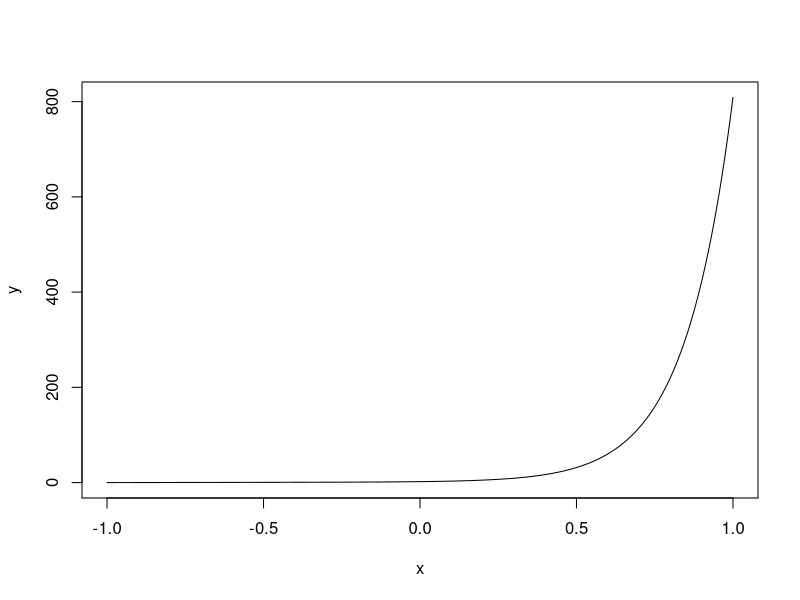
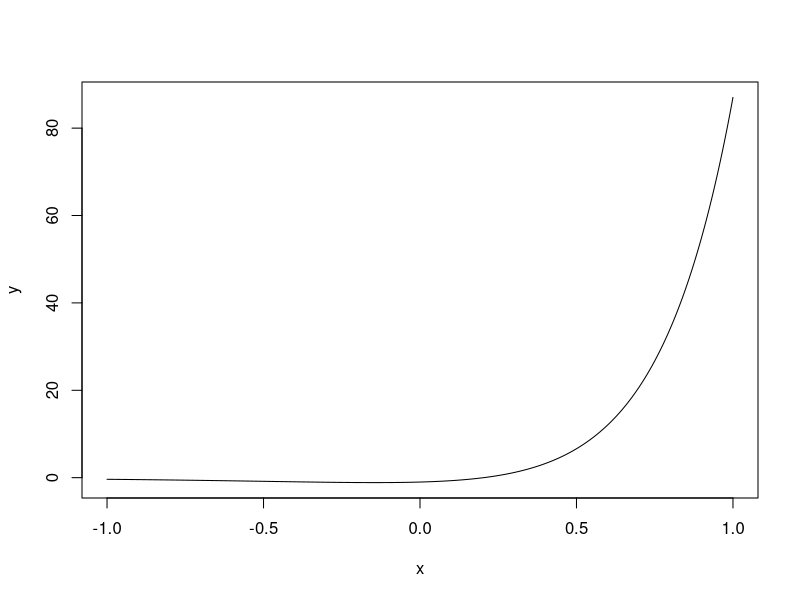
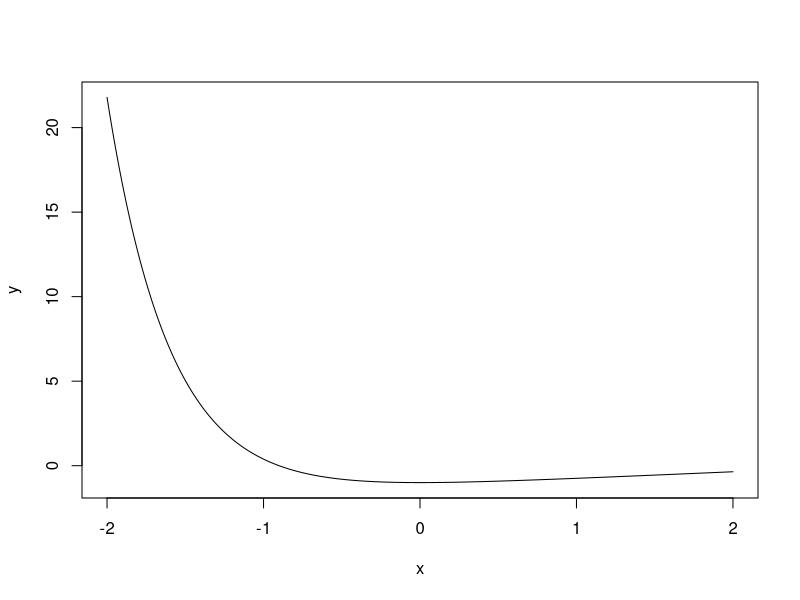
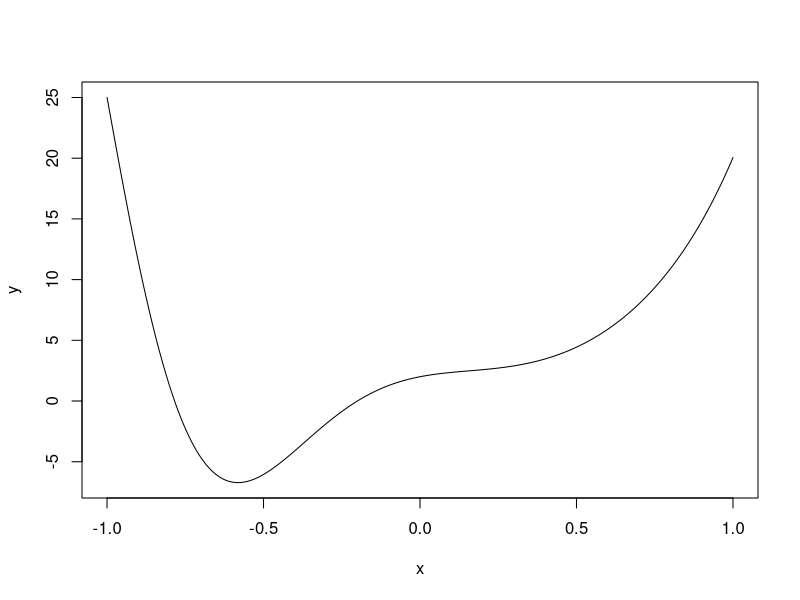
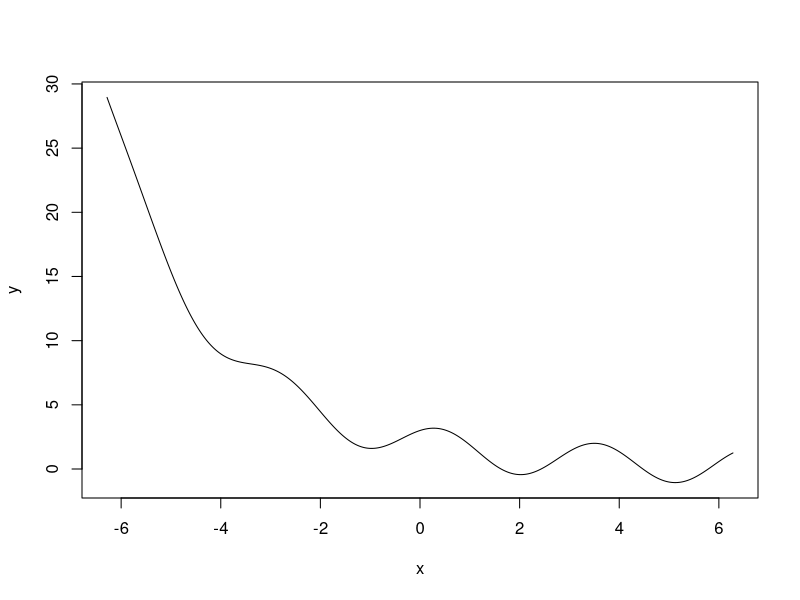
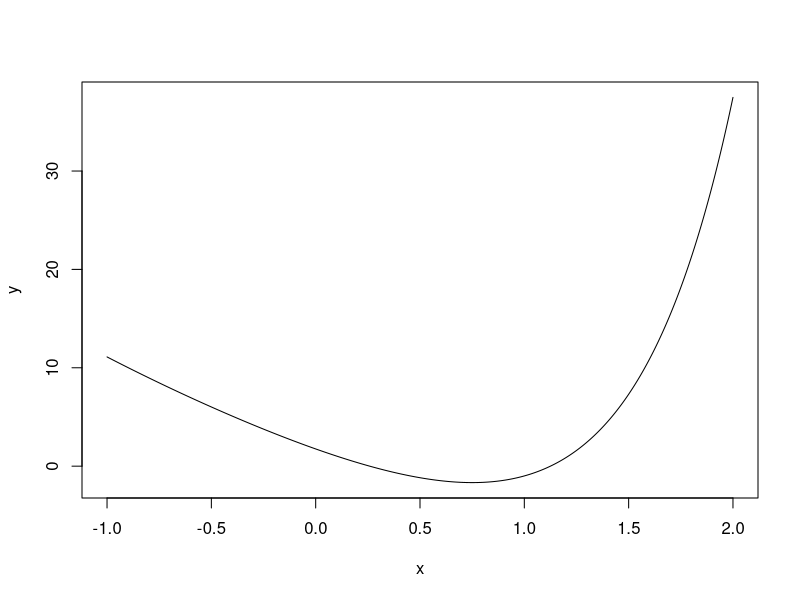

The R source for these figures, in order:
## ---- chunk 1
knitr::opts_chunk$set(echo = TRUE)
## ---- chunk 2
x <- seq(-1, 1, length = 1000)
y <- 1 + x + exp(6*x) + x*exp(6*x)
plot(x, y, type = "l")
## ---- chunk 3
solve(matrix(c(1,1,2,4), nrow=2, byrow=TRUE), matrix(c(-1,2), nrow=2))
## ---- chunk 4
x <- seq(-1, 1, length = 1000)
y <- -3*exp(2*x) + 2*exp(4*x)
plot(x, y, type = "l")
## ---- chunk 5
x <- seq(-2, 2, length = 1000)
y <- -29/25 + 2/5*x + 4/25*exp(-5/2*x)
plot(x, y, type = "l")
## ---- chunk 6
x <- seq(-1, 1, length = 1000)
y <- exp(3*x) + exp(-3*x)*cos(5*x) + exp(-3*x)*sin(5*x)
plot(x, y, type = "l")
## ---- chunk 7
x <- seq(-2*pi, 2*pi, length = 1000)
y <- exp(-1/2*x) + exp(-1/4*x) + cos(2*x) + sin(2*x)
plot(x, y, type = "l")
## ---- chunk 8
x <- seq(-1, 2, length = 1000)
y <- exp(2*x) + exp(-x) - 17/2*x - 1/4
plot(x, y, type = "l")
